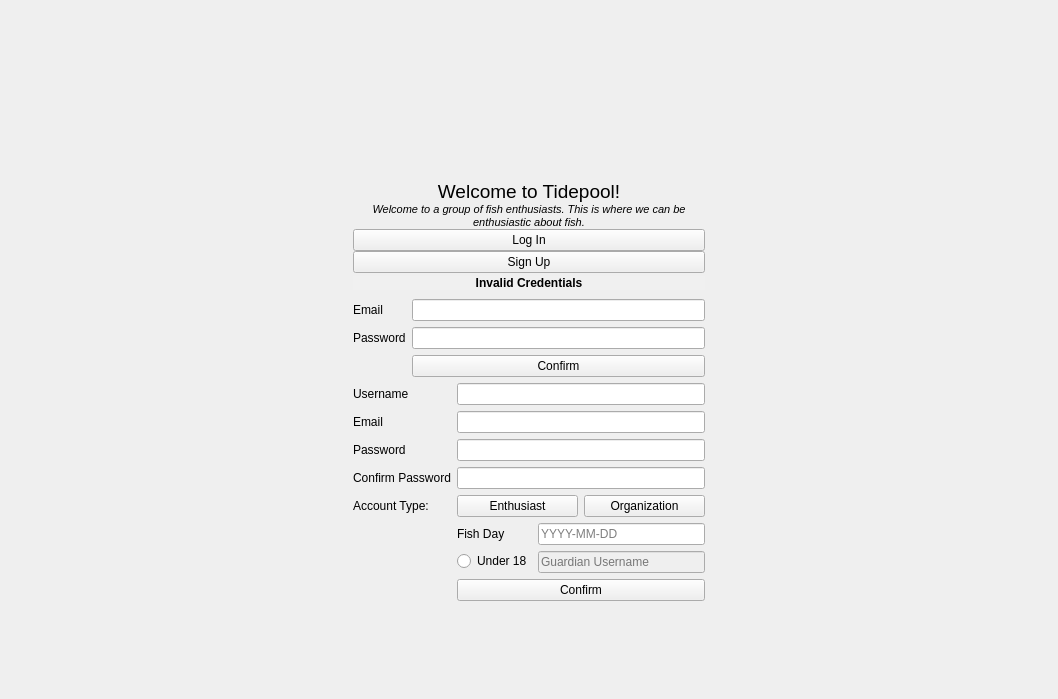
<?xml version="1.0" encoding="UTF-8"?>
<ui version="4.0">
 <class>Login</class>
 <widget class="QWidget" name="Login">
  <property name="geometry">
   <rect>
    <x>0</x>
    <y>0</y>
    <width>1058</width>
    <height>699</height>
   </rect>
  </property>
  <property name="windowTitle">
   <string>Form</string>
  </property>
  <property name="autoFillBackground">
   <bool>true</bool>
  </property>
  <layout class="QGridLayout" name="gridLayout">
   <property name="leftMargin">
    <number>0</number>
   </property>
   <property name="topMargin">
    <number>0</number>
   </property>
   <property name="rightMargin">
    <number>0</number>
   </property>
   <property name="bottomMargin">
    <number>0</number>
   </property>
   <property name="spacing">
    <number>0</number>
   </property>
   <item row="0" column="1">
    <spacer name="tSpacer">
     <property name="orientation">
      <enum>Qt::Vertical</enum>
     </property>
     <property name="sizeType">
      <enum>QSizePolicy::Maximum</enum>
     </property>
     <property name="sizeHint" stdset="0">
      <size>
       <width>20</width>
       <height>180</height>
      </size>
     </property>
    </spacer>
   </item>
   <item row="1" column="2">
    <spacer name="rSpacer">
     <property name="orientation">
      <enum>Qt::Horizontal</enum>
     </property>
     <property name="sizeHint" stdset="0">
      <size>
       <width>350</width>
       <height>20</height>
      </size>
     </property>
    </spacer>
   </item>
   <item row="4" column="1">
    <widget class="QWidget" name="signup" native="true">
     <layout class="QFormLayout" name="signupLayout">
      <property name="leftMargin">
       <number>0</number>
      </property>
      <property name="topMargin">
       <number>6</number>
      </property>
      <property name="rightMargin">
       <number>0</number>
      </property>
      <property name="bottomMargin">
       <number>0</number>
      </property>
      <item row="0" column="0">
       <widget class="QLabel" name="userLabelS">
        <property name="toolTip">
         <string>Must contain only alphanumeric characters</string>
        </property>
        <property name="text">
         <string>Username</string>
        </property>
       </widget>
      </item>
      <item row="0" column="1">
       <widget class="QLineEdit" name="userFieldS">
        <property name="inputMask">
         <string/>
        </property>
       </widget>
      </item>
      <item row="1" column="0">
       <widget class="QLabel" name="emailLabelS">
        <property name="text">
         <string>Email</string>
        </property>
       </widget>
      </item>
      <item row="2" column="0">
       <widget class="QLabel" name="passLabelS">
        <property name="toolTip">
         <string>Must contain only alphanumeric characters</string>
        </property>
        <property name="text">
         <string>Password</string>
        </property>
       </widget>
      </item>
      <item row="3" column="0">
       <widget class="QLabel" name="confirmLabelS">
        <property name="text">
         <string>Confirm Password</string>
        </property>
       </widget>
      </item>
      <item row="1" column="1">
       <widget class="QLineEdit" name="emailFieldS">
        <property name="inputMask">
         <string/>
        </property>
        <property name="placeholderText">
         <string/>
        </property>
       </widget>
      </item>
      <item row="2" column="1">
       <widget class="QLineEdit" name="passFieldS">
        <property name="inputMask">
         <string/>
        </property>
        <property name="text">
         <string/>
        </property>
        <property name="placeholderText">
         <string/>
        </property>
       </widget>
      </item>
      <item row="3" column="1">
       <widget class="QLineEdit" name="confirmFieldS"/>
      </item>
      <item row="8" column="1">
       <widget class="QPushButton" name="submitS">
        <property name="text">
         <string>Confirm</string>
        </property>
       </widget>
      </item>
      <item row="5" column="1">
       <layout class="QHBoxLayout" name="horizontalLayout">
        <property name="topMargin">
         <number>0</number>
        </property>
        <property name="bottomMargin">
         <number>0</number>
        </property>
        <item>
         <widget class="QPushButton" name="enthusiastButton">
          <property name="text">
           <string>Enthusiast</string>
          </property>
          <property name="checkable">
           <bool>true</bool>
          </property>
         </widget>
        </item>
        <item>
         <widget class="QPushButton" name="organizationButton">
          <property name="text">
           <string>Organization</string>
          </property>
          <property name="checkable">
           <bool>true</bool>
          </property>
         </widget>
        </item>
       </layout>
      </item>
      <item row="5" column="0">
       <widget class="QLabel" name="typeLabel">
        <property name="toolTip">
         <string>Which best describes how this account will be used?</string>
        </property>
        <property name="autoFillBackground">
         <bool>true</bool>
        </property>
        <property name="text">
         <string>Account Type:</string>
        </property>
       </widget>
      </item>
      <item row="6" column="1">
       <widget class="QWidget" name="enthusiastInfo" native="true">
        <layout class="QFormLayout" name="formLayout">
         <property name="leftMargin">
          <number>0</number>
         </property>
         <property name="topMargin">
          <number>0</number>
         </property>
         <property name="rightMargin">
          <number>0</number>
         </property>
         <property name="bottomMargin">
          <number>0</number>
         </property>
         <item row="0" column="0">
          <widget class="QLabel" name="fishdayLabelS">
           <property name="font">
            <font>
             <underline>false</underline>
            </font>
           </property>
           <property name="toolTip">
            <string>When did you start liking fish?</string>
           </property>
           <property name="text">
            <string>Fish Day</string>
           </property>
          </widget>
         </item>
         <item row="0" column="1">
          <widget class="QLineEdit" name="fishdayFieldS">
           <property name="inputMask">
            <string/>
           </property>
           <property name="text">
            <string/>
           </property>
           <property name="placeholderText">
            <string>YYYY-MM-DD</string>
           </property>
          </widget>
         </item>
         <item row="1" column="0">
          <widget class="QRadioButton" name="underageButton">
           <property name="text">
            <string>Under 18</string>
           </property>
          </widget>
         </item>
         <item row="1" column="1">
          <widget class="QLineEdit" name="guardianField">
           <property name="enabled">
            <bool>false</bool>
           </property>
           <property name="placeholderText">
            <string>Guardian Username</string>
           </property>
          </widget>
         </item>
        </layout>
       </widget>
      </item>
     </layout>
    </widget>
   </item>
   <item row="1" column="0">
    <spacer name="lSpacer">
     <property name="orientation">
      <enum>Qt::Horizontal</enum>
     </property>
     <property name="sizeHint" stdset="0">
      <size>
       <width>350</width>
       <height>20</height>
      </size>
     </property>
    </spacer>
   </item>
   <item row="1" column="1">
    <layout class="QVBoxLayout" name="headerLayout">
     <item>
      <widget class="QLabel" name="header">
       <property name="sizePolicy">
        <sizepolicy hsizetype="Preferred" vsizetype="Preferred">
         <horstretch>0</horstretch>
         <verstretch>0</verstretch>
        </sizepolicy>
       </property>
       <property name="minimumSize">
        <size>
         <width>300</width>
         <height>0</height>
        </size>
       </property>
       <property name="font">
        <font>
         <pointsize>14</pointsize>
        </font>
       </property>
       <property name="text">
        <string>Welcome to Tidepool!</string>
       </property>
       <property name="alignment">
        <set>Qt::AlignCenter</set>
       </property>
      </widget>
     </item>
     <item>
      <widget class="QLabel" name="slogan">
       <property name="sizePolicy">
        <sizepolicy hsizetype="Expanding" vsizetype="Preferred">
         <horstretch>0</horstretch>
         <verstretch>0</verstretch>
        </sizepolicy>
       </property>
       <property name="font">
        <font>
         <pointsize>8</pointsize>
         <italic>true</italic>
        </font>
       </property>
       <property name="text">
        <string>Welcome to a group of fish enthusiasts. This is where we can be enthusiastic about fish.</string>
       </property>
       <property name="alignment">
        <set>Qt::AlignCenter</set>
       </property>
       <property name="wordWrap">
        <bool>true</bool>
       </property>
      </widget>
     </item>
     <item>
      <widget class="QPushButton" name="loginSelect">
       <property name="text">
        <string>Log In</string>
       </property>
       <property name="checkable">
        <bool>true</bool>
       </property>
       <property name="checked">
        <bool>false</bool>
       </property>
      </widget>
     </item>
     <item>
      <widget class="QPushButton" name="signupSelect">
       <property name="text">
        <string>Sign Up</string>
       </property>
       <property name="checkable">
        <bool>true</bool>
       </property>
       <property name="flat">
        <bool>false</bool>
       </property>
      </widget>
     </item>
    </layout>
   </item>
   <item row="5" column="1">
    <spacer name="bSpacer">
     <property name="orientation">
      <enum>Qt::Vertical</enum>
     </property>
     <property name="sizeHint" stdset="0">
      <size>
       <width>20</width>
       <height>22</height>
      </size>
     </property>
    </spacer>
   </item>
   <item row="3" column="1">
    <widget class="QWidget" name="login" native="true">
     <layout class="QFormLayout" name="loginLayout">
      <property name="leftMargin">
       <number>0</number>
      </property>
      <property name="topMargin">
       <number>6</number>
      </property>
      <property name="rightMargin">
       <number>0</number>
      </property>
      <property name="bottomMargin">
       <number>0</number>
      </property>
      <item row="0" column="0">
       <widget class="QLabel" name="emailLabelL">
        <property name="text">
         <string>Email</string>
        </property>
       </widget>
      </item>
      <item row="0" column="1">
       <widget class="QLineEdit" name="emailFieldL">
        <property name="clearButtonEnabled">
         <bool>false</bool>
        </property>
       </widget>
      </item>
      <item row="1" column="0">
       <widget class="QLabel" name="passLabelL">
        <property name="text">
         <string>Password</string>
        </property>
       </widget>
      </item>
      <item row="1" column="1">
       <widget class="QLineEdit" name="passFieldL"/>
      </item>
      <item row="2" column="1">
       <widget class="QPushButton" name="submitL">
        <property name="text">
         <string>Confirm</string>
        </property>
       </widget>
      </item>
     </layout>
    </widget>
   </item>
   <item row="2" column="1">
    <widget class="QWidget" name="invalidLogin" native="true">
     <layout class="QGridLayout" name="gridLayout_2">
      <property name="leftMargin">
       <number>0</number>
      </property>
      <property name="topMargin">
       <number>3</number>
      </property>
      <property name="rightMargin">
       <number>0</number>
      </property>
      <property name="bottomMargin">
       <number>3</number>
      </property>
      <property name="spacing">
       <number>0</number>
      </property>
      <item row="0" column="0">
       <widget class="QLabel" name="invalidLabel">
        <property name="palette">
         <palette>
          <active>
           <colorrole role="WindowText">
            <brush brushstyle="SolidPattern">
             <color alpha="255">
              <red>0</red>
              <green>0</green>
              <blue>0</blue>
             </color>
            </brush>
           </colorrole>
           <colorrole role="Button">
            <brush brushstyle="SolidPattern">
             <color alpha="255">
              <red>255</red>
              <green>147</green>
              <blue>147</blue>
             </color>
            </brush>
           </colorrole>
           <colorrole role="Light">
            <brush brushstyle="SolidPattern">
             <color alpha="255">
              <red>255</red>
              <green>255</green>
              <blue>255</blue>
             </color>
            </brush>
           </colorrole>
           <colorrole role="Midlight">
            <brush brushstyle="SolidPattern">
             <color alpha="255">
              <red>255</red>
              <green>201</green>
              <blue>201</blue>
             </color>
            </brush>
           </colorrole>
           <colorrole role="Dark">
            <brush brushstyle="SolidPattern">
             <color alpha="255">
              <red>127</red>
              <green>73</green>
              <blue>73</blue>
             </color>
            </brush>
           </colorrole>
           <colorrole role="Mid">
            <brush brushstyle="SolidPattern">
             <color alpha="255">
              <red>170</red>
              <green>98</green>
              <blue>98</blue>
             </color>
            </brush>
           </colorrole>
           <colorrole role="Text">
            <brush brushstyle="SolidPattern">
             <color alpha="255">
              <red>0</red>
              <green>0</green>
              <blue>0</blue>
             </color>
            </brush>
           </colorrole>
           <colorrole role="BrightText">
            <brush brushstyle="SolidPattern">
             <color alpha="255">
              <red>255</red>
              <green>255</green>
              <blue>255</blue>
             </color>
            </brush>
           </colorrole>
           <colorrole role="ButtonText">
            <brush brushstyle="SolidPattern">
             <color alpha="255">
              <red>0</red>
              <green>0</green>
              <blue>0</blue>
             </color>
            </brush>
           </colorrole>
           <colorrole role="Base">
            <brush brushstyle="SolidPattern">
             <color alpha="255">
              <red>255</red>
              <green>255</green>
              <blue>255</blue>
             </color>
            </brush>
           </colorrole>
           <colorrole role="Window">
            <brush brushstyle="SolidPattern">
             <color alpha="255">
              <red>255</red>
              <green>147</green>
              <blue>147</blue>
             </color>
            </brush>
           </colorrole>
           <colorrole role="Shadow">
            <brush brushstyle="SolidPattern">
             <color alpha="255">
              <red>0</red>
              <green>0</green>
              <blue>0</blue>
             </color>
            </brush>
           </colorrole>
           <colorrole role="AlternateBase">
            <brush brushstyle="SolidPattern">
             <color alpha="255">
              <red>255</red>
              <green>201</green>
              <blue>201</blue>
             </color>
            </brush>
           </colorrole>
           <colorrole role="ToolTipBase">
            <brush brushstyle="SolidPattern">
             <color alpha="255">
              <red>255</red>
              <green>255</green>
              <blue>220</blue>
             </color>
            </brush>
           </colorrole>
           <colorrole role="ToolTipText">
            <brush brushstyle="SolidPattern">
             <color alpha="255">
              <red>0</red>
              <green>0</green>
              <blue>0</blue>
             </color>
            </brush>
           </colorrole>
           <colorrole role="PlaceholderText">
            <brush brushstyle="SolidPattern">
             <color alpha="127">
              <red>0</red>
              <green>0</green>
              <blue>0</blue>
             </color>
            </brush>
           </colorrole>
          </active>
          <inactive>
           <colorrole role="WindowText">
            <brush brushstyle="SolidPattern">
             <color alpha="255">
              <red>0</red>
              <green>0</green>
              <blue>0</blue>
             </color>
            </brush>
           </colorrole>
           <colorrole role="Button">
            <brush brushstyle="SolidPattern">
             <color alpha="255">
              <red>240</red>
              <green>240</green>
              <blue>240</blue>
             </color>
            </brush>
           </colorrole>
           <colorrole role="Light">
            <brush brushstyle="SolidPattern">
             <color alpha="255">
              <red>255</red>
              <green>255</green>
              <blue>255</blue>
             </color>
            </brush>
           </colorrole>
           <colorrole role="Midlight">
            <brush brushstyle="SolidPattern">
             <color alpha="255">
              <red>227</red>
              <green>227</green>
              <blue>227</blue>
             </color>
            </brush>
           </colorrole>
           <colorrole role="Dark">
            <brush brushstyle="SolidPattern">
             <color alpha="255">
              <red>160</red>
              <green>160</green>
              <blue>160</blue>
             </color>
            </brush>
           </colorrole>
           <colorrole role="Mid">
            <brush brushstyle="SolidPattern">
             <color alpha="255">
              <red>160</red>
              <green>160</green>
              <blue>160</blue>
             </color>
            </brush>
           </colorrole>
           <colorrole role="Text">
            <brush brushstyle="SolidPattern">
             <color alpha="255">
              <red>0</red>
              <green>0</green>
              <blue>0</blue>
             </color>
            </brush>
           </colorrole>
           <colorrole role="BrightText">
            <brush brushstyle="SolidPattern">
             <color alpha="255">
              <red>255</red>
              <green>255</green>
              <blue>255</blue>
             </color>
            </brush>
           </colorrole>
           <colorrole role="ButtonText">
            <brush brushstyle="SolidPattern">
             <color alpha="255">
              <red>0</red>
              <green>0</green>
              <blue>0</blue>
             </color>
            </brush>
           </colorrole>
           <colorrole role="Base">
            <brush brushstyle="SolidPattern">
             <color alpha="255">
              <red>255</red>
              <green>255</green>
              <blue>255</blue>
             </color>
            </brush>
           </colorrole>
           <colorrole role="Window">
            <brush brushstyle="SolidPattern">
             <color alpha="255">
              <red>240</red>
              <green>240</green>
              <blue>240</blue>
             </color>
            </brush>
           </colorrole>
           <colorrole role="Shadow">
            <brush brushstyle="SolidPattern">
             <color alpha="255">
              <red>105</red>
              <green>105</green>
              <blue>105</blue>
             </color>
            </brush>
           </colorrole>
           <colorrole role="AlternateBase">
            <brush brushstyle="SolidPattern">
             <color alpha="255">
              <red>245</red>
              <green>245</green>
              <blue>245</blue>
             </color>
            </brush>
           </colorrole>
           <colorrole role="ToolTipBase">
            <brush brushstyle="SolidPattern">
             <color alpha="255">
              <red>255</red>
              <green>255</green>
              <blue>220</blue>
             </color>
            </brush>
           </colorrole>
           <colorrole role="ToolTipText">
            <brush brushstyle="SolidPattern">
             <color alpha="255">
              <red>0</red>
              <green>0</green>
              <blue>0</blue>
             </color>
            </brush>
           </colorrole>
           <colorrole role="PlaceholderText">
            <brush brushstyle="SolidPattern">
             <color alpha="128">
              <red>0</red>
              <green>0</green>
              <blue>0</blue>
             </color>
            </brush>
           </colorrole>
          </inactive>
          <disabled>
           <colorrole role="WindowText">
            <brush brushstyle="SolidPattern">
             <color alpha="255">
              <red>127</red>
              <green>73</green>
              <blue>73</blue>
             </color>
            </brush>
           </colorrole>
           <colorrole role="Button">
            <brush brushstyle="SolidPattern">
             <color alpha="255">
              <red>255</red>
              <green>147</green>
              <blue>147</blue>
             </color>
            </brush>
           </colorrole>
           <colorrole role="Light">
            <brush brushstyle="SolidPattern">
             <color alpha="255">
              <red>255</red>
              <green>255</green>
              <blue>255</blue>
             </color>
            </brush>
           </colorrole>
           <colorrole role="Midlight">
            <brush brushstyle="SolidPattern">
             <color alpha="255">
              <red>255</red>
              <green>201</green>
              <blue>201</blue>
             </color>
            </brush>
           </colorrole>
           <colorrole role="Dark">
            <brush brushstyle="SolidPattern">
             <color alpha="255">
              <red>127</red>
              <green>73</green>
              <blue>73</blue>
             </color>
            </brush>
           </colorrole>
           <colorrole role="Mid">
            <brush brushstyle="SolidPattern">
             <color alpha="255">
              <red>170</red>
              <green>98</green>
              <blue>98</blue>
             </color>
            </brush>
           </colorrole>
           <colorrole role="Text">
            <brush brushstyle="SolidPattern">
             <color alpha="255">
              <red>127</red>
              <green>73</green>
              <blue>73</blue>
             </color>
            </brush>
           </colorrole>
           <colorrole role="BrightText">
            <brush brushstyle="SolidPattern">
             <color alpha="255">
              <red>255</red>
              <green>255</green>
              <blue>255</blue>
             </color>
            </brush>
           </colorrole>
           <colorrole role="ButtonText">
            <brush brushstyle="SolidPattern">
             <color alpha="255">
              <red>127</red>
              <green>73</green>
              <blue>73</blue>
             </color>
            </brush>
           </colorrole>
           <colorrole role="Base">
            <brush brushstyle="SolidPattern">
             <color alpha="255">
              <red>255</red>
              <green>147</green>
              <blue>147</blue>
             </color>
            </brush>
           </colorrole>
           <colorrole role="Window">
            <brush brushstyle="SolidPattern">
             <color alpha="255">
              <red>255</red>
              <green>147</green>
              <blue>147</blue>
             </color>
            </brush>
           </colorrole>
           <colorrole role="Shadow">
            <brush brushstyle="SolidPattern">
             <color alpha="255">
              <red>0</red>
              <green>0</green>
              <blue>0</blue>
             </color>
            </brush>
           </colorrole>
           <colorrole role="AlternateBase">
            <brush brushstyle="SolidPattern">
             <color alpha="255">
              <red>245</red>
              <green>245</green>
              <blue>245</blue>
             </color>
            </brush>
           </colorrole>
           <colorrole role="ToolTipBase">
            <brush brushstyle="SolidPattern">
             <color alpha="255">
              <red>255</red>
              <green>255</green>
              <blue>220</blue>
             </color>
            </brush>
           </colorrole>
           <colorrole role="ToolTipText">
            <brush brushstyle="SolidPattern">
             <color alpha="255">
              <red>0</red>
              <green>0</green>
              <blue>0</blue>
             </color>
            </brush>
           </colorrole>
           <colorrole role="PlaceholderText">
            <brush brushstyle="SolidPattern">
             <color alpha="128">
              <red>0</red>
              <green>0</green>
              <blue>0</blue>
             </color>
            </brush>
           </colorrole>
          </disabled>
         </palette>
        </property>
        <property name="font">
         <font>
          <bold>true</bold>
         </font>
        </property>
        <property name="autoFillBackground">
         <bool>true</bool>
        </property>
        <property name="text">
         <string>Invalid Credentials</string>
        </property>
        <property name="alignment">
         <set>Qt::AlignCenter</set>
        </property>
       </widget>
      </item>
     </layout>
    </widget>
   </item>
  </layout>
 </widget>
 <resources/>
 <connections/>
</ui>
